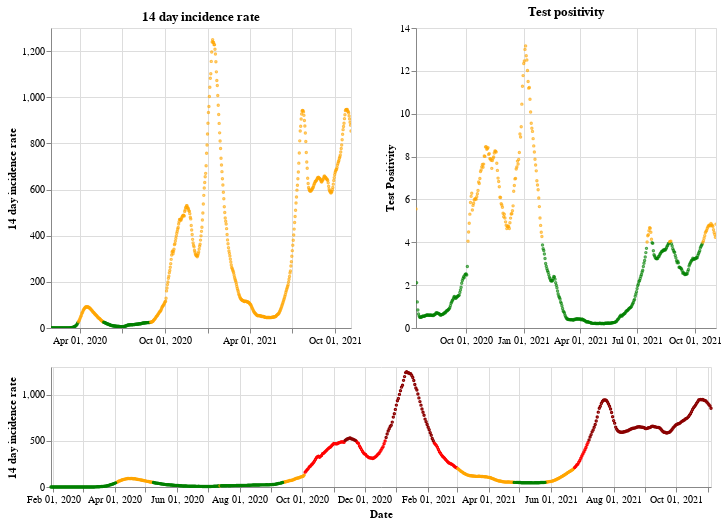

Notebook code for this chart:
### Markdown cell above
## England

### Code cell
plot_traffic_light('England')

### Figure 1 — Vega-Lite specification as saved in the notebook (floating-point values rounded to 4 significant figures; data arrays with more than 128 entries replaced by an {"elided": "..."} marker saying what was removed)
{"config": {"view": {"continuousWidth": 400, "continuousHeight": 300}}, "vconcat": [{"hconcat": [{"mark": {"type": "point", "size": 2}, "encoding": {"color": {"condition": {"value": "green", "test": "(datum.twoWeeklyCasesRate <= 25)"}, "value": "orange"}, "tooltip": [{"type": "nominal", "field": "areaName"}, {"type": "temporal", "field": "date"}, {"type": "quantitative", "field": "twoWeeklyCasesRate"}, {"type": "quantitative", "field": "testPositivity"}], "x": {"type": "temporal", "axis": {"title": ""}, "field": "date", "scale": {"domain": {"selection": "DateBrush"}}, "timeUnit": "yearmonthdate"}, "y": {"type": "quantitative", "axis": {"title": "14 day incidence rate"}, "field": "twoWeeklyCasesRate"}}, "title": "14 day incidence rate", "width": 300}, {"mark": {"type": "point", "size": 2}, "encoding": {"color": {"condition": {"value": "green", "test": "(datum.testPositivity <= 4)"}, "value": "orange"}, "tooltip": [{"type": "nominal", "field": "areaName"}, {"type": "temporal", "field": "date"}, {"type": "quantitative", "field": "twoWeeklyCasesRate"}, {"type": "quantitative", "field": "testPositivity"}], "x": {"type": "temporal", "axis": {"title": ""}, "field": "date", "scale": {"domain": {"selection": "DateBrush"}}, "timeUnit": "yearmonthdate"}, "y": {"type": "quantitative", "axis": {"title": "Test Positivity"}, "field": "testPositivity"}}, "title": "Test positivity", "width": 300}]}, {"layer": [{"mark": {"type": "point", "size": 2}, "encoding": {"color": {"condition": {"value": "orange", "test": "(((datum.testPositivity < 4) && (datum.twoWeeklyCasesRate >= 50)) && (datum.twoWeeklyCasesRate < 200))"}, "value": "red"}, "opacity": {"condition": {"value": 1, "test": "((datum.twoWeeklyCasesRate >= 50) && (datum.twoWeeklyCasesRate < 500))"}, "value": 0}, "tooltip": [{"type": "nominal", "field": "areaName"}, {"type": "temporal", "field": "date"}, {"type": "quantitative", "field": "twoWeeklyCasesRate"}, {"type": "quantitative", "field": "testPositivity"}], "x": {"type": "temporal", "axis": {"title": "Date"}, "field": "date", "timeUnit": "yearmonthdate"}, "y": {"type": "quantitative", "axis": {"title": "14 day incidence rate"}, "field": "twoWeeklyCasesRate"}}, "selection": {"DateBrush": {"type": "interval", "encodings": ["x"], "fields": ["Time"]}}}, {"mark": {"type": "point", "size": 2}, "encoding": {"color": {"value": "darkred"}, "opacity": {"condition": {"value": 1, "test": "(datum.twoWeeklyCasesRate >= 500)"}, "value": 0}, "tooltip": [{"type": "nominal", "field": "areaName"}, {"type": "temporal", "field": "date"}, {"type": "quantitative", "field": "twoWeeklyCasesRate"}, {"type": "quantitative", "field": "testPositivity"}], "x": {"type": "temporal", "axis": {"title": "Date"}, "field": "date", "timeUnit": "yearmonthdate"}, "y": {"type": "quantitative", "axis": {"title": "14 day incidence rate"}, "field": "twoWeeklyCasesRate"}}}, {"mark": {"type": "point", "size": 2}, "encoding": {"color": {"condition": {"value": "green", "test": "((datum.testPositivity < 4) && (datum.twoWeeklyCasesRate < 50))"}, "value": "orange"}, "opacity": {"condition": {"value": 1, "test": "(datum.twoWeeklyCasesRate < 50)"}, "value": 0}, "tooltip": [{"type": "nominal", "field": "areaName"}, {"type": "temporal", "field": "date"}, {"type": "quantitative", "field": "twoWeeklyCasesRate"}, {"type": "quantitative", "field": "testPositivity"}], "x": {"type": "temporal", "axis": {"title": "Date"}, "field": "date", "timeUnit": "yearmonthdate"}, "y": {"type": "quantitative", "axis": {"title": "14 day incidence rate"}, "field": "twoWeeklyCasesRate"}}}], "height": 120, "width": 660}], "data": {"name": "data-7a9c713a96da1b2bb0699643b46452b8"}, "$schema": "https://vega.github.io/schema/vega-lite/v4.8.1.json", "datasets": {"data-7a9c713a96da1b2bb0699643b46452b8": {"elided": "645 records"}}}
